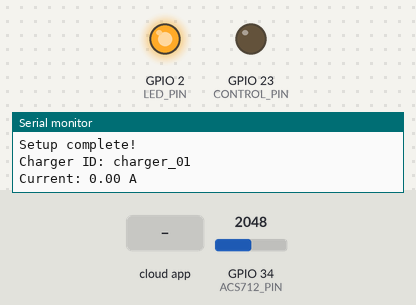
The sketch below on a simulated ESP32. Parts: output pins drawn as LEDs (lit = HIGH), the last lines printed to the serial monitor. Dashed ring = blinking. The inputs (shaded band) are chosen by the test bench; at power-on: GPIO 34 (ACS712_PIN) = 2048. WiFi joins after 1.5 s; servers stay silent unless stated; the Firebase database answers and starts empty.

Above: at 3.1 s.
3.2 s: the phone or cloud app sets state to 1
At 3.77 s:
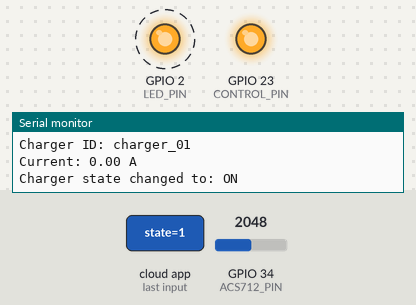
At 4.5 s:
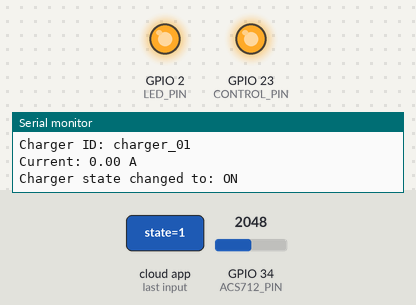
5.4 s: the phone or cloud app sets state to 0
At 6.03 s:
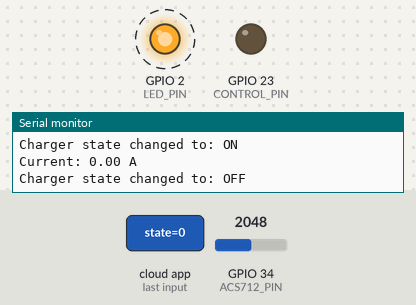
Timing chart, 0 to 8.4 s (numbered marks = the images above; inputs shaded):
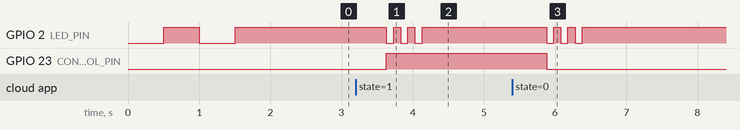

Measured:
- after the input at 3.2 s, GPIO 2 (LED_PIN): alternates HIGH for 0.10 s and LOW for 0.10 s, 6 changes in all, then stays HIGH, starting after 0.43 s; GPIO 23 (CONTROL_PIN): LOW → HIGH after 0.43 s
- after the input at 5.4 s, GPIO 2 (LED_PIN): alternates HIGH for 0.10 s and LOW for 0.10 s, 6 changes in all, then stays HIGH, starting after 0.48 s; GPIO 23 (CONTROL_PIN): HIGH → LOW after 0.48 s

The sketch:

esp32_charger_firmware.ino
```cpp
/*
 * E-Bike Charger ESP32 Firmware
 *
 * This firmware connects your ESP32-based e-bike charger to Firebase Realtime Database
 * for remote monitoring and control via the mobile app.
 *
 * Hardware Configuration:
 * - ESP32 DevKit or similar
 * - ACS712 Current Sensor connected to ADC pin (GPIO 34)
 * - Optocoupler control pin (GPIO 25) - controls MOSFET via LM7812
 * - Power supply: 5V from buck converter (from 23V DC rectified)
 *
 * Dependencies:
 * - Firebase ESP32 Client library by mobizt
 * - WiFi library (built-in)
 *
 * Install via Arduino IDE Library Manager:
 * - Search for "Firebase ESP32 Client" and install
 */

#include <WiFi.h>
#include <Firebase_ESP_Client.h>

// Provide the token generation process info
#include "addons/TokenHelper.h"
// Provide the RTDB payload printing info and other helper functions
#include "addons/RTDBHelper.h"

// ==================== CONFIGURATION ====================
// WiFi credentials - UPDATE THESE
#define WIFI_SSID "dekut"
#define WIFI_PASSWORD "dekut@ict2023"

// Firebase configuration - UPDATE THESE
#define FIREBASE_HOST "ev-charger-test2-default-rtdb.firebaseio.com/"  // Without https://
#define FIREBASE_AUTH "232bf28bf9cf5208939c2815650af5e79dddc7b4"  // Leave empty for public database, or add your database secret
#define FIREBASE_API_KEY "AIzaSyCHPUZFMsumFDEUJ-SX2SX7Mb5lWnPUx14"

// Charger configuration - UPDATE THIS
#define CHARGER_ID "charger_01"  // Must match the ID in the mobile app

// Hardware pin configuration
#define ACS712_PIN 34        // ADC pin for ACS712 current sensor
#define CONTROL_PIN 23       // GPIO pin for optocoupler control (to MOSFET gate)
#define LED_PIN 2            // Built-in LED for status indication

// ACS712 configuration (30A version)
// For 5A version: sensitivity = 0.185
// For 20A version: sensitivity = 0.100
// For 30A version: sensitivity = 0.066
#define ACS712_SENSITIVITY 0.066  // V/A for 30A version
#define ACS712_ZERO_POINT 2.5     // Zero current voltage (VCC/2)
#define ADC_RESOLUTION 4095.0     // 12-bit ADC
#define ADC_VOLTAGE 3.3           // ESP32 ADC reference voltage

// Update intervals (milliseconds)
#define READING_INTERVAL 2000     // How often to read and send current
#define CONTROL_CHECK_INTERVAL 500 // How often to check for control commands

// ==================== GLOBAL VARIABLES ====================
FirebaseData fbdo;
FirebaseAuth auth;
FirebaseConfig config;

unsigned long lastReadingTime = 0;
unsigned long lastControlCheckTime = 0;
bool chargerState = false;
bool firebaseConnected = false;

// Firebase paths
String controlPath = String("/chargers/") + CHARGER_ID + "/control/state";
String readingsPath = String("/chargers/") + CHARGER_ID + "/readings";

// ==================== SETUP ====================
void setup() {
  Serial.begin(115200);
  Serial.println("\n\n=== E-Bike Charger ESP32 ===");
  Serial.println("Initializing...");

  // Initialize pins
  pinMode(CONTROL_PIN, OUTPUT);
  pinMode(LED_PIN, OUTPUT);
  digitalWrite(CONTROL_PIN, LOW);  // Start with charger OFF
  digitalWrite(LED_PIN, LOW);

  // Connect to WiFi
  connectWiFi();

  // Initialize Firebase
  initFirebase();

  // Set initial state in Firebase
  setInitialState();

  Serial.println("Setup complete!");
  Serial.println("Charger ID: " + String(CHARGER_ID));
}

// ==================== MAIN LOOP ====================
void loop() {
  // Check WiFi connection
  if (WiFi.status() != WL_CONNECTED) {
    Serial.println("WiFi disconnected. Reconnecting...");
    connectWiFi();
  }

  // Check Firebase connection
  if (!Firebase.ready()) {
    Serial.println("Firebase not ready. Reinitializing...");
    initFirebase();
    return;
  }

  unsigned long currentTime = millis();

  // Check for control commands from Firebase
  if (currentTime - lastControlCheckTime >= CONTROL_CHECK_INTERVAL) {
    lastControlCheckTime = currentTime;
    checkControlState();
  }

  // Read and send current measurement
  if (currentTime - lastReadingTime >= READING_INTERVAL) {
    lastReadingTime = currentTime;
    sendCurrentReading();
  }
}

// ==================== WIFI FUNCTIONS ====================
void connectWiFi() {
  Serial.print("Connecting to WiFi: ");
  Serial.println(WIFI_SSID);

  WiFi.begin(WIFI_SSID, WIFI_PASSWORD);

  int attempts = 0;
  while (WiFi.status() != WL_CONNECTED && attempts < 30) {
    delay(500);
    Serial.print(".");
    attempts++;
    digitalWrite(LED_PIN, !digitalRead(LED_PIN));  // Blink LED while connecting
  }

  if (WiFi.status() == WL_CONNECTED) {
    Serial.println("\nWiFi connected!");
    Serial.print("IP address: ");
    Serial.println(WiFi.localIP());
    digitalWrite(LED_PIN, HIGH);  // LED on when connected
  } else {
    Serial.println("\nWiFi connection failed!");
    digitalWrite(LED_PIN, LOW);
  }
}

// ==================== FIREBASE FUNCTIONS ====================
void initFirebase() {
  Serial.println("Initializing Firebase...");

  // Configure Firebase
  config.database_url = FIREBASE_HOST;

  // For public database (no authentication)
  if (strlen(FIREBASE_AUTH) == 0) {
    Serial.println("Using anonymous access (public database)");
    Firebase.signUp(&config, &auth, "", "");
  } else {
    config.signer.tokens.legacy_token = FIREBASE_AUTH;
  }

  // Set token status callback
  config.token_status_callback = tokenStatusCallback;

  // Initialize Firebase
  Firebase.begin(&config, &auth);
  Firebase.reconnectWiFi(true);

  // Wait for Firebase to be ready
  int attempts = 0;
  while (!Firebase.ready() && attempts < 10) {
    delay(500);
    Serial.print(".");
    attempts++;
  }

  if (Firebase.ready()) {
    Serial.println("\nFirebase connected!");
    firebaseConnected = true;
  } else {
    Serial.println("\nFirebase connection failed!");
    firebaseConnected = false;
  }
}

void setInitialState() {
  if (!firebaseConnected) return;

  // Set charger as online
  String onlinePath = readingsPath + "/online";
  if (Firebase.RTDB.setBool(&fbdo, onlinePath.c_str(), true)) {
    Serial.println("Set online status: true");
  }

  // Initialize control state to false (OFF)
  if (Firebase.RTDB.setBool(&fbdo, controlPath.c_str(), false)) {
    Serial.println("Set initial control state: OFF");
  }

  // Set initial current reading
  sendCurrentReading();
}

void checkControlState() {
  if (!firebaseConnected) return;

  if (Firebase.RTDB.getBool(&fbdo, controlPath.c_str())) {
    bool newState = fbdo.boolData();

    if (newState != chargerState) {
      chargerState = newState;
      digitalWrite(CONTROL_PIN, chargerState ? HIGH : LOW);

      Serial.print("Charger state changed to: ");
      Serial.println(chargerState ? "ON" : "OFF");

      // Blink LED to indicate state change
      for (int i = 0; i < 3; i++) {
        digitalWrite(LED_PIN, LOW);
        delay(100);
        digitalWrite(LED_PIN, HIGH);
        delay(100);
      }
    }
  } else {
    Serial.print("Failed to get control state: ");
    Serial.println(fbdo.errorReason());
  }
}

void sendCurrentReading() {
  if (!firebaseConnected) return;

  // Read current from ACS712
  float current = readCurrent();

  // Create JSON object for readings
  FirebaseJson json;
  json.set("current", current);
  json.set("timestamp/.sv", "timestamp");  // Server timestamp
  json.set("online", true);

  // Send to Firebase
  if (Firebase.RTDB.setJSON(&fbdo, readingsPath.c_str(), &json)) {
    Serial.print("Current: ");
    Serial.print(current, 2);
    Serial.println(" A");
  } else {
    Serial.print("Failed to send reading: ");
    Serial.println(fbdo.errorReason());
  }
}

// ==================== SENSOR FUNCTIONS ====================
float readCurrent() {
  // Take multiple readings for averaging
  const int numReadings = 20;
  long total = 0;

  for (int i = 0; i < numReadings; i++) {
    total += analogRead(ACS712_PIN);
    delay(1);
  }

  float avgReading = total / (float)numReadings;

  // Convert ADC reading to voltage
  float voltage = (avgReading / ADC_RESOLUTION) * ADC_VOLTAGE;

  // Convert voltage to current
  // ACS712 outputs VCC/2 (2.5V) at zero current
  // Current = (Voltage - ZeroPoint) / Sensitivity
  float current = (voltage - ACS712_ZERO_POINT) / ACS712_SENSITIVITY;

  // Only return positive values (we're measuring DC)
  if (current < 0) current = 0;

  return current;
}

// ==================== UTILITY FUNCTIONS ====================
```
